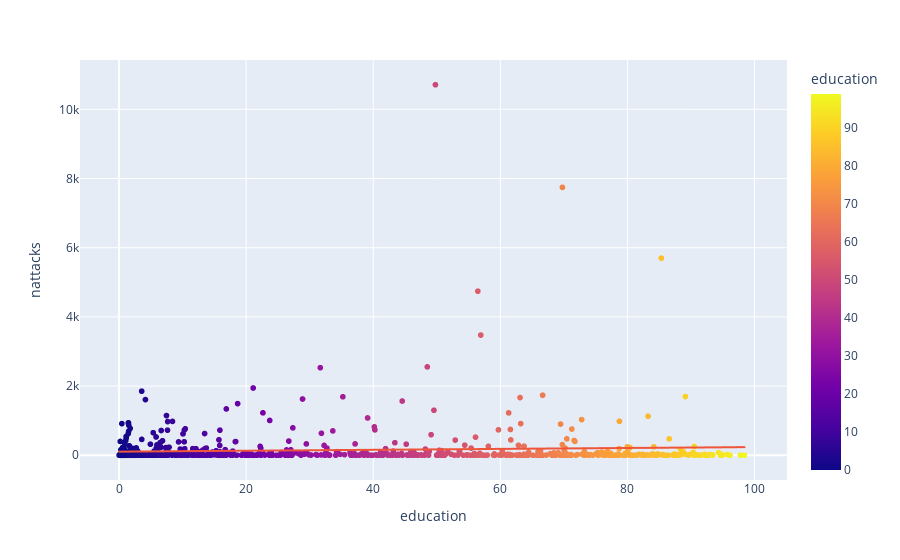

Notebook code cell kept with this figure:
### Code cell
fig = px.scatter(no_df, x="education", y="nattacks", trendline="ols", color='education')
fig.show()

### Figure 1 — Plotly figure (JSON) as saved in the notebook; plotly's stock layout.template omitted (floating-point values rounded to 4 significant figures; data arrays with more than 128 entries replaced by an {"elided": "..."} marker saying what was removed)
{"data": [{"hovertemplate": "education=%{marker.color}<br>nattacks=%{y}<extra></extra>", "legendgroup": "", "marker": {"color": {"elided": "1134 float values"}, "coloraxis": "coloraxis", "symbol": "circle"}, "mode": "markers", "name": "", "showlegend": false, "type": "scattergl", "x": {"elided": "1134 float values"}, "xaxis": "x", "y": {"elided": "1134 int values"}, "yaxis": "y"}, {"hovertemplate": "<b>OLS trendline</b><br>nattacks = 1.31884 * education + 105.688<br>R<sup>2</sup>=0.004333<br><br>education=%{x}<br>nattacks=%{y} <b>(trend)</b><extra></extra>", "legendgroup": "", "marker": {"symbol": "circle"}, "mode": "lines", "name": "", "showlegend": false, "type": "scattergl", "x": {"elided": "825 float values"}, "xaxis": "x", "y": {"elided": "825 float values"}, "yaxis": "y"}], "layout": {"coloraxis": {"colorbar": {"title": {"text": "education"}}, "colorscale": [[0, "#0d0887"], [0.1111, "#46039f"], [0.2222, "#7201a8"], [0.3333, "#9c179e"], [0.4444, "#bd3786"], [0.5556, "#d8576b"], [0.6667, "#ed7953"], [0.7778, "#fb9f3a"], [0.8889, "#fdca26"], [1, "#f0f921"]]}, "legend": {"tracegroupgap": 0}, "margin": {"t": 60}, "xaxis": {"anchor": "y", "domain": [0, 1], "title": {"text": "education"}}, "yaxis": {"anchor": "x", "domain": [0, 1], "title": {"text": "nattacks"}}}}
